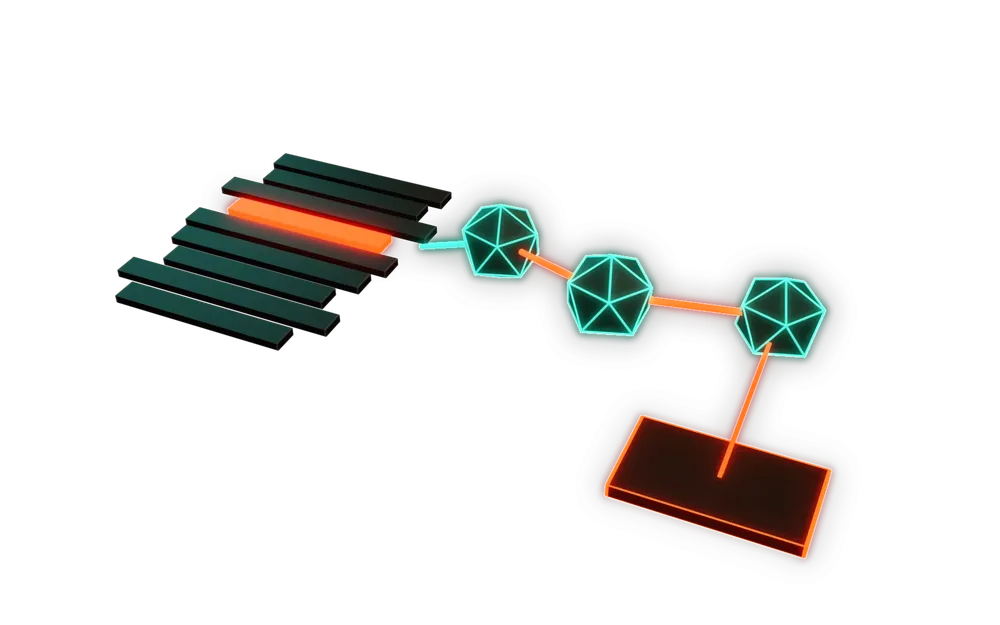
#> input picture art/renders/clauseguard.webp, 1000 x 625 px, shrunk from 1600 x 1000 before the run
$ python post.py ../renders/clauseguard.webp ../renders/contrast.webp
#> lines starting #> are read from the running program, lines starting #| are printed output that depends on the picture
"""Bloom + webp for the Blender renders. python art/blender/post.py <in.png> <out.webp>"""
import sys
from PIL import Image, ImageChops, ImageFilter

src, dst = sys.argv[1], sys.argv[2]
im = Image.open(src).convert("RGBA")
#> im is the input picture: PIL image 1000x625 RGBA; mean R, G, B, A 9.3, 8.9, 6.9, 31.2
rgb, a = im.convert("RGB"), im.getchannel("A")
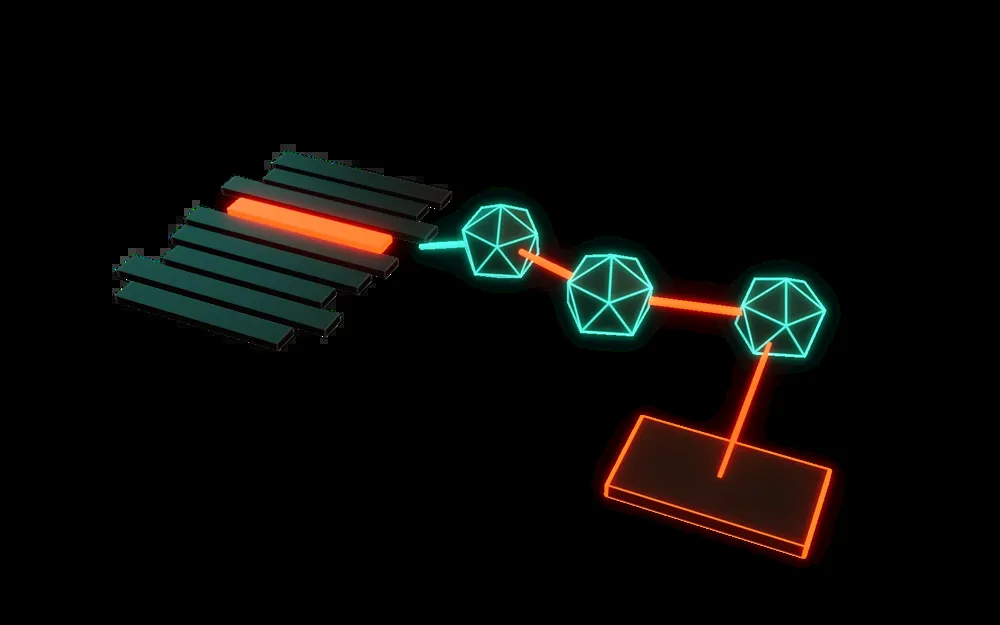
#> rgb: PIL image 1000x625 RGB; mean R, G, B 9.3, 8.9, 6.9
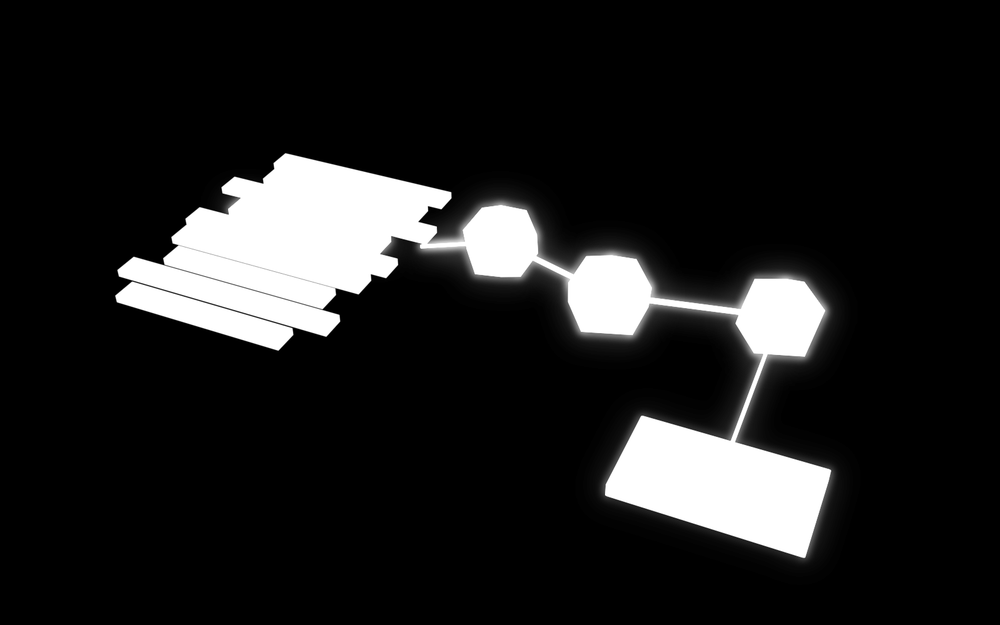
#> a: PIL image 1000x625 L; min 0, max 255, mean 31.2
# Bright pass: only emissive surfaces glow, the hull stays crisp.
bright = rgb.point(lambda v: max(0, v - 150) * 2.4)
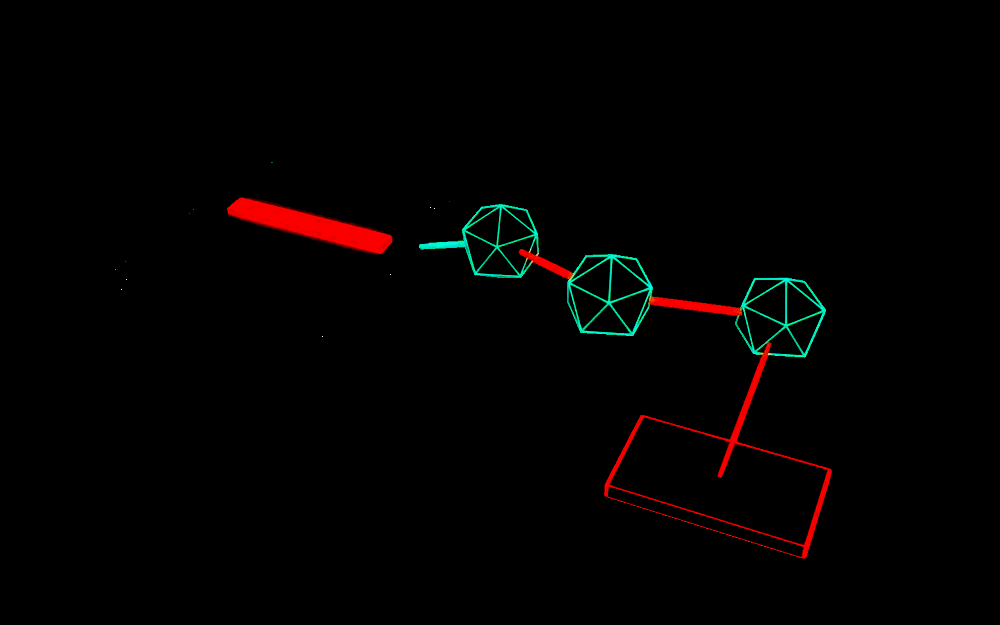
#> bright: PIL image 1000x625 RGB; mean R, G, B 2.9, 1.4, 1
glow = ImageChops.add(bright.filter(ImageFilter.GaussianBlur(22)), bright.filter(ImageFilter.GaussianBlur(6)))
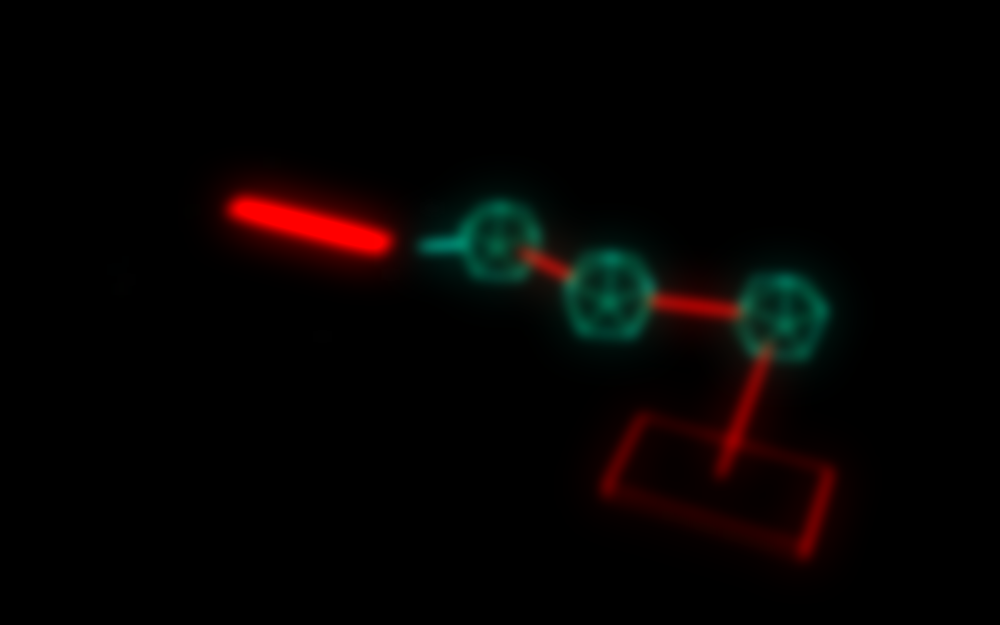
#> glow: PIL image 1000x625 RGB; mean R, G, B 5.7, 2.9, 2.1
out = ImageChops.screen(rgb, glow)
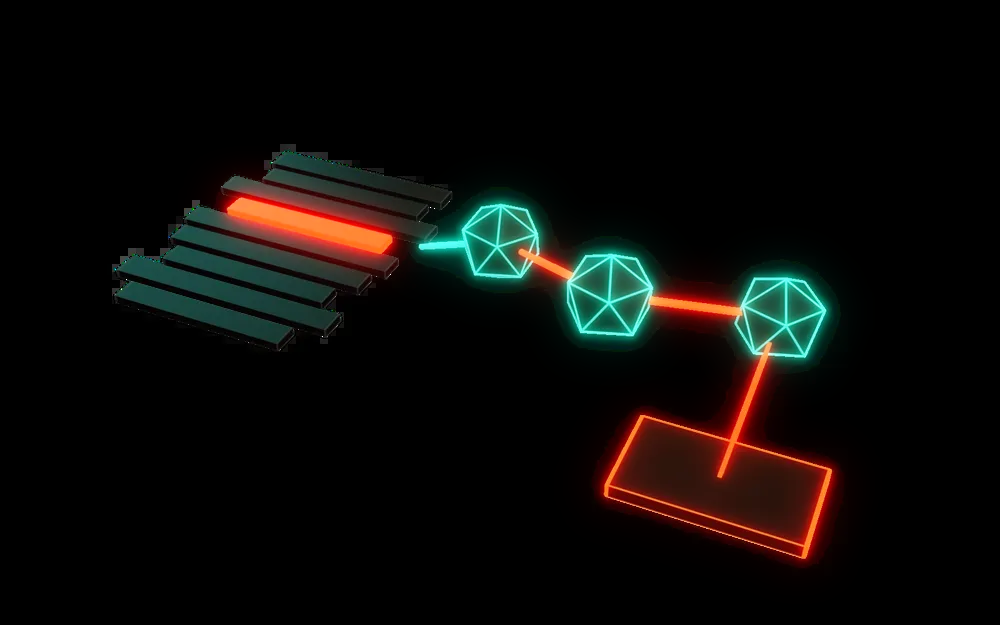
#> out: PIL image 1000x625 RGB; mean R, G, B 12.1, 10.7, 8.3
alpha = ImageChops.lighter(a, glow.convert("L").point(lambda v: min(255, v * 2)))
out.putalpha(alpha)
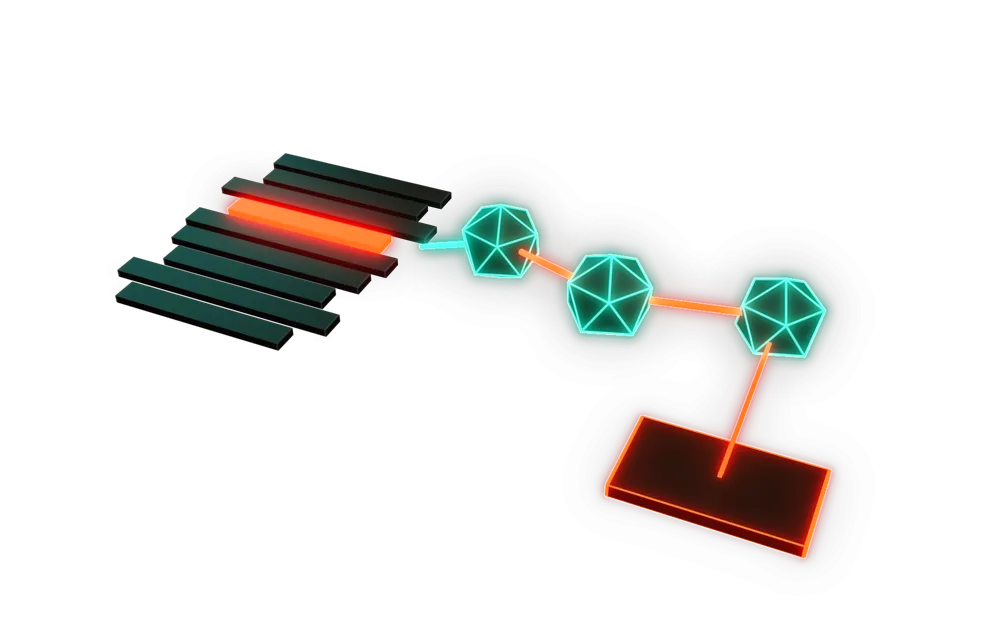
#> out: PIL image 1000x625 RGBA; mean R, G, B, A 12.1, 10.7, 8.3, 31.8; transparent parts drawn white
out.save(dst, "WEBP", quality=86, method=6)

$ run again, on art/renders/jimmy.webp
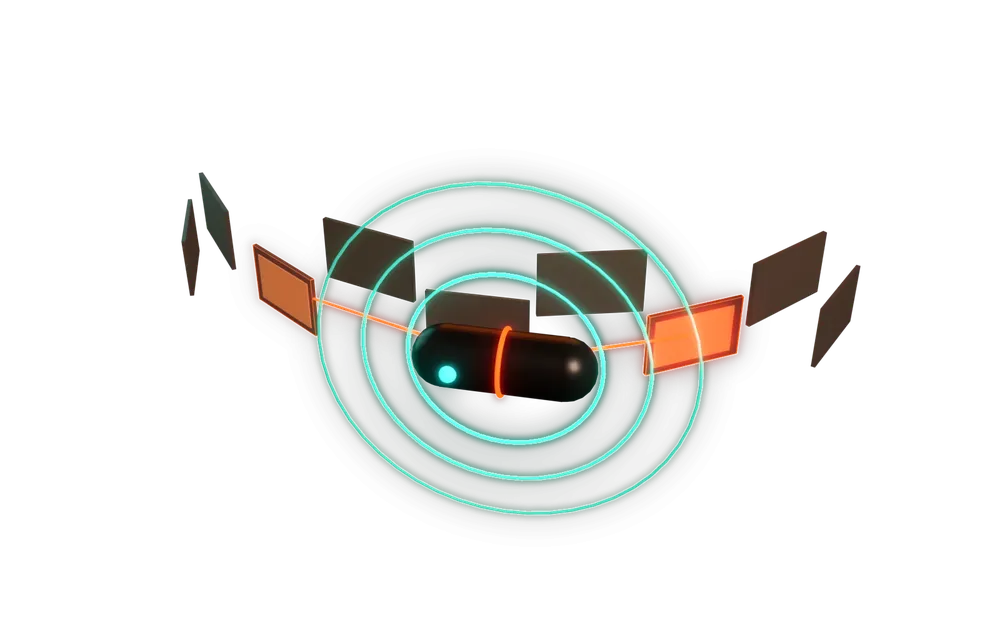
#> input picture art/renders/jimmy.webp, 1000 x 625 px, shrunk from 1600 x 1000 before the run
#> im is the input picture: PIL image 1000x625 RGBA; mean R, G, B, A 9.9, 12.7, 9.7, 26.7
#> `glow = ImageChops.add(bright.filter(ImageFilter.GaussianBlur(22)), bri..`:
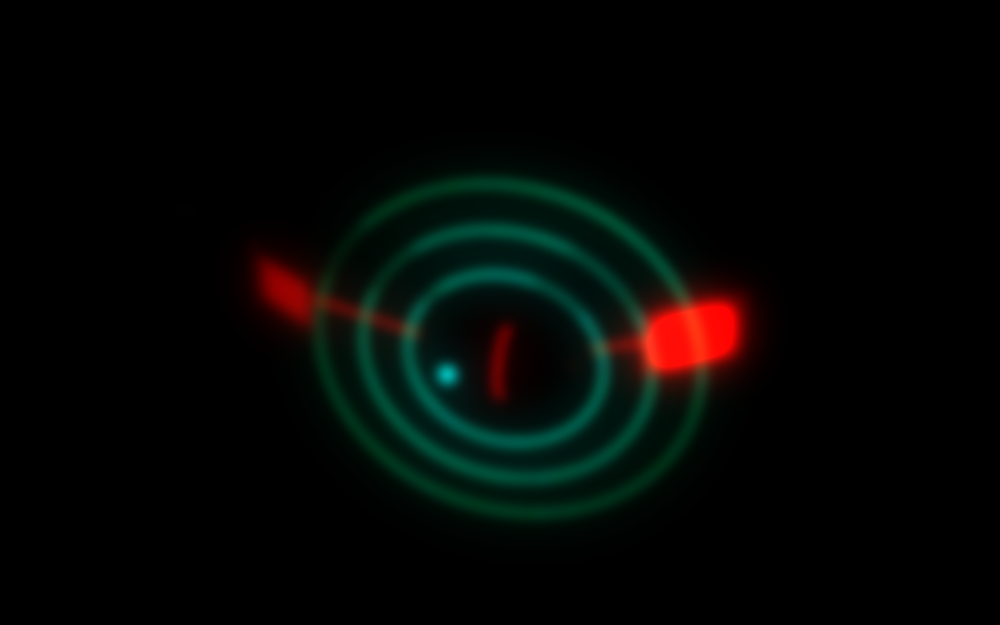
#> glow: PIL image 1000x625 RGB; mean R, G, B 4.6, 6.4, 4.4
#> `out.putalpha(alpha)`:
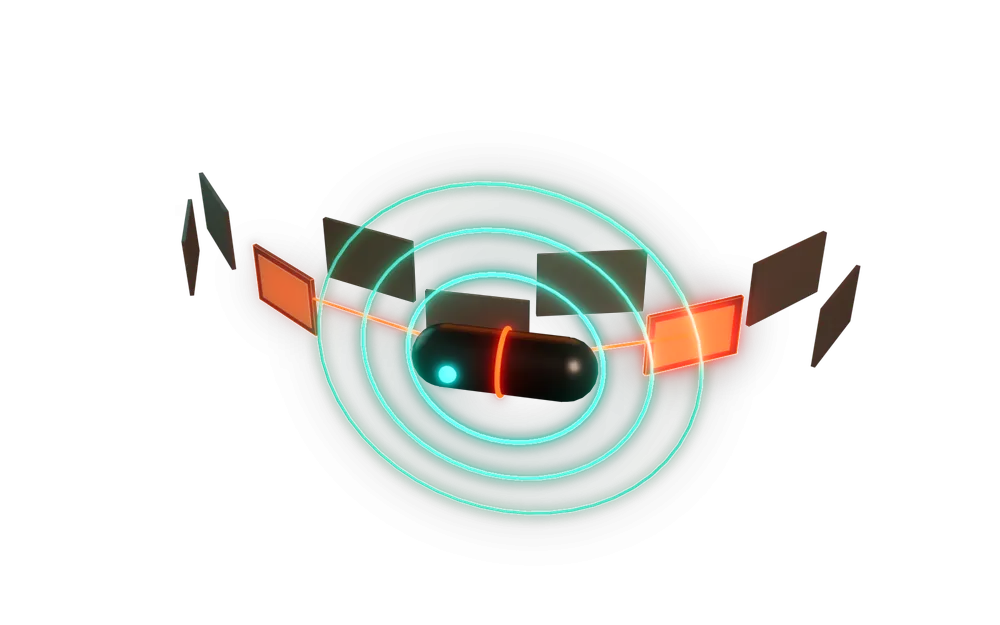
#> out: PIL image 1000x625 RGBA; mean R, G, B, A 11.6, 17.1, 13, 28.2; transparent parts drawn white

$ run again, on art/renders/tablefox.webp
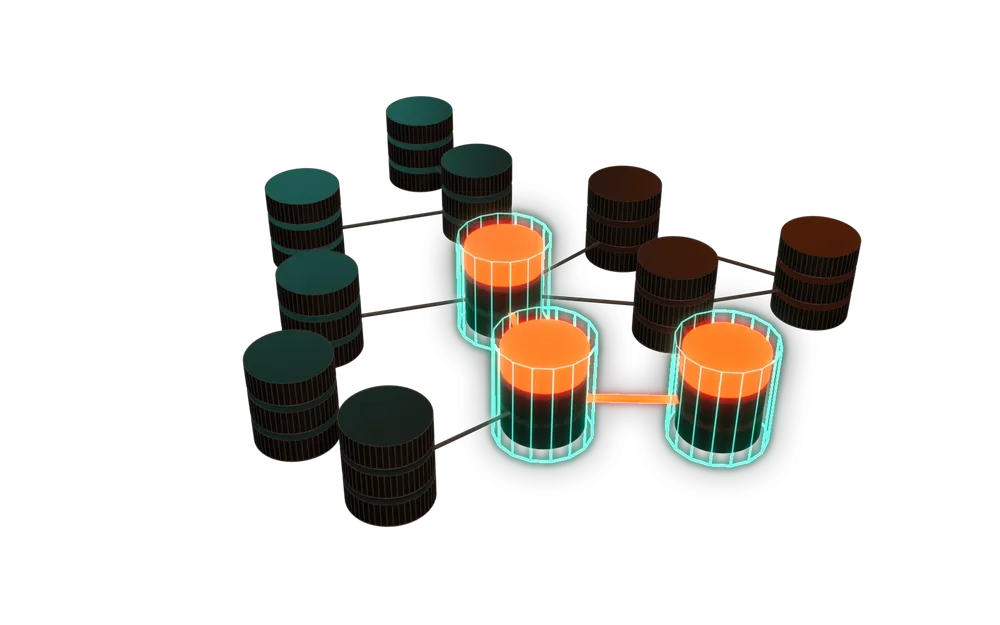
#> input picture art/renders/tablefox.webp, 1000 x 625 px, shrunk from 1600 x 1000 before the run
#> im is the input picture: PIL image 1000x625 RGBA; mean R, G, B, A 14.5, 13.6, 9.7, 46.4
#> `glow = ImageChops.add(bright.filter(ImageFilter.GaussianBlur(22)), bri..`:
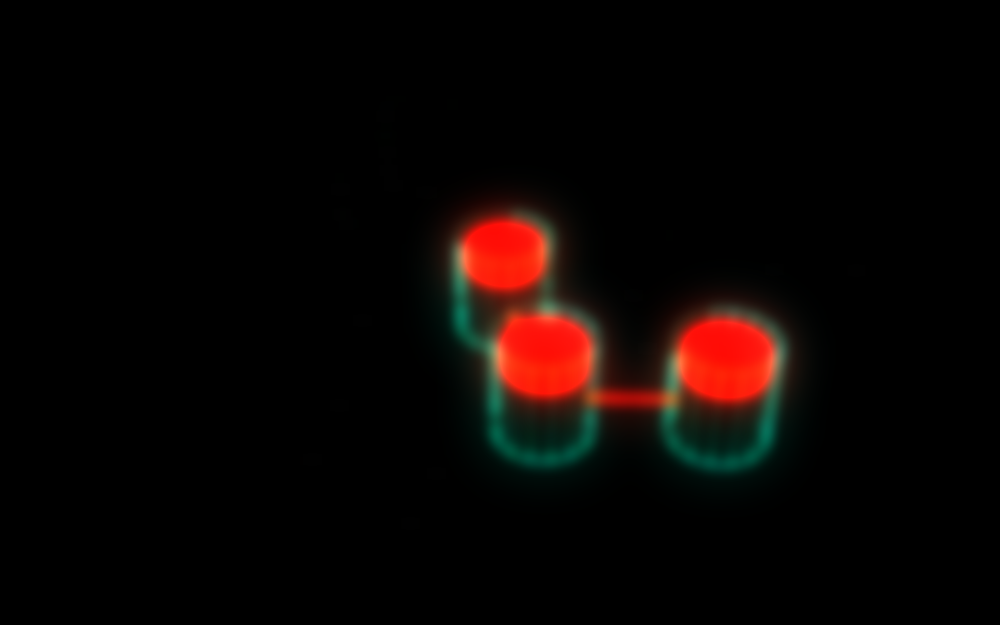
#> glow: PIL image 1000x625 RGB; mean R, G, B 11, 4.7, 3.1
#> `out.putalpha(alpha)`:
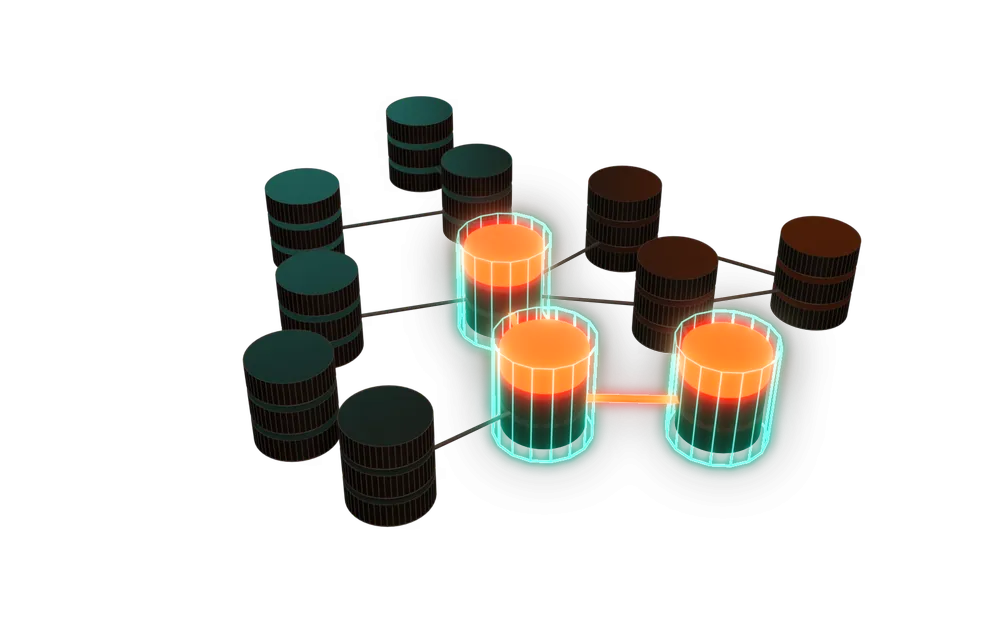
#> out: PIL image 1000x625 RGBA; mean R, G, B, A 17.3, 16.3, 11.8, 47.2; transparent parts drawn white
